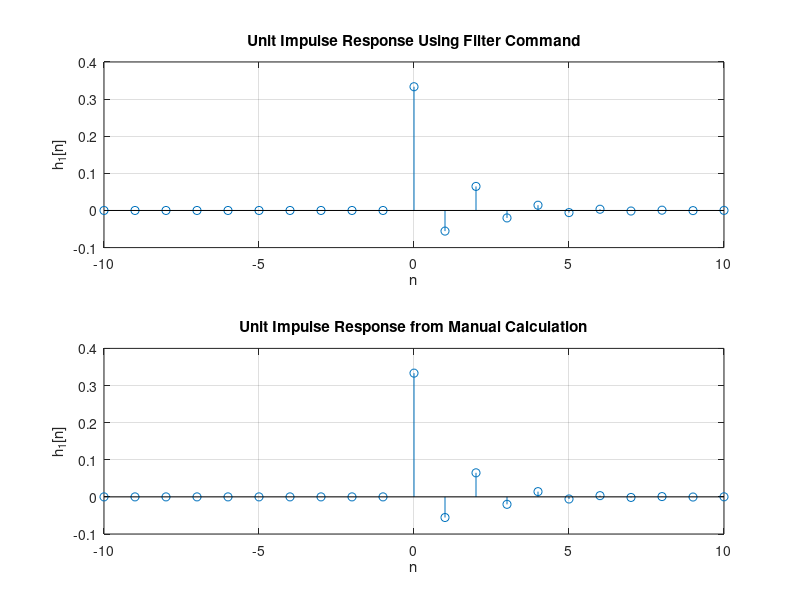
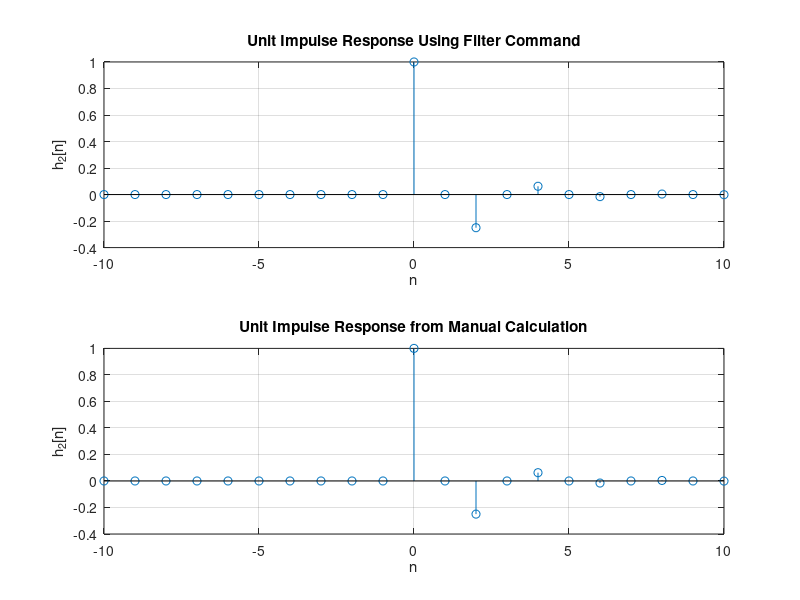

Here is the MATLAB script that generated these plots, in order:
% A. Unit Impulse Response

% A.1

n = -10:10; % Range for plotting
impulse = @(n) (n == 0) * 1.0 .* (mod(n, 1) == 0); % impulse function
u = @(n) (n >= 0) * 1.0 .* (mod(n,1)==0); % unit step function

% Determine h[n] using filter command
% A.1.I
b1 = [1/3 0 0]; % Numerator coefficients
a1 = [1 1/6 -1/6]; % Denominator coefficients
h1_filter = filter(b1,a1,impulse(n));

% A.1.II
b2 = [1 0 0]; % Numerator coefficients
a2 = [1 0 1/4]; % Denominator coefficients
h2_filter = filter(b2,a2,impulse(n));

% A.2.I
h1_calculated = @(n) ((2/15).*(1/3).^n + 0.2.*(-0.5).^n).*u(n);

% A.2.II
h2_calculated = @(n) 0.5*(((-j/2).^n)+((j/2).^n)).*u(n);

% Plotting

figure;
subplot(2,1,1);
stem(n,h1_filter);
grid;
title("Unit Impulse Response Using Filter Command");
xlabel('n');
ylabel('h_1[n]');

subplot(2,1,2);
stem(n,h1_calculated(n));
grid;
title("Unit Impulse Response from Manual Calculation");
xlabel('n');
ylabel('h_1[n]');

figure;
subplot(2,1,1);
stem(n,h2_filter);
grid;
title("Unit Impulse Response Using Filter Command");
xlabel('n');
ylabel('h_2[n]');

subplot(2,1,2);
stem(n,h2_calculated(n));
grid;
title("Unit Impulse Response from Manual Calculation");
xlabel('n');
ylabel('h_2[n]');

% h[n]s calculated by hand give same results as using 
% filter command from Matlab.

% A.3

% Filtered data using filter command from Matlab, returned as a vector, 
% matrix, or multidimensional array of the same size as the input data.
% Therefore, to extract the value of n = 3 in h1_filter and h2_filter,
% in the range [-10:10], the index of its is 14.

% From the plots or from Matlab command, the value of h[3] is the same in
% both methods.

